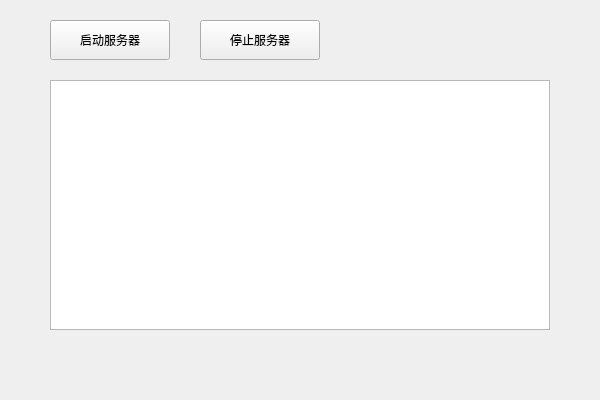
<ui version="4.0">
 <class>ServerWindow</class>
 <widget class="QMainWindow" name="ServerWindow">
  <property name="geometry">
   <rect>
    <x>0</x>
    <y>0</y>
    <width>600</width>
    <height>400</height>
   </rect>
  </property>
  <property name="windowTitle">
   <string>聊天室服务器</string>
  </property>
  <widget class="QWidget" name="centralwidget">
   <widget class="QPushButton" name="startServerButton">
    <property name="geometry">
     <rect>
      <x>50</x>
      <y>20</y>
      <width>120</width>
      <height>40</height>
     </rect>
    </property>
    <property name="text">
     <string>启动服务器</string>
    </property>
   </widget>
   <widget class="QPushButton" name="stopServerButton">
    <property name="geometry">
     <rect>
      <x>200</x>
      <y>20</y>
      <width>120</width>
      <height>40</height>
     </rect>
    </property>
    <property name="text">
     <string>停止服务器</string>
    </property>
   </widget>
   <widget class="QTextEdit" name="logTextEdit">
    <property name="geometry">
     <rect>
      <x>50</x>
      <y>80</y>
      <width>500</width>
      <height>250</height>
     </rect>
    </property>
    <property name="readOnly">
     <bool>true</bool>
    </property>
   </widget>
  </widget>
 </widget>
 <resources/>
 <connections/>
</ui>
